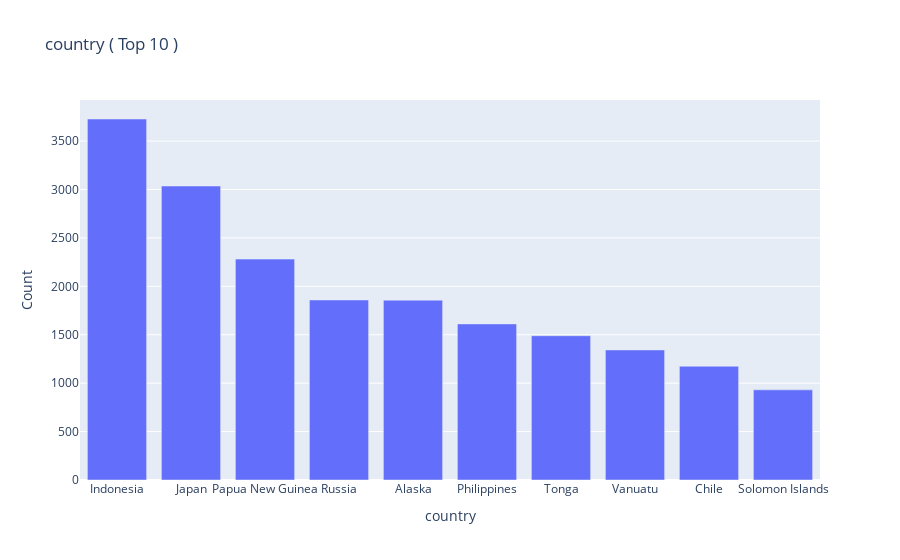

Here is the notebook cell this chart was saved with:
### Code cell
# country
top_10 = df['country'].value_counts().head(10)
top_10 = pd.DataFrame({'country': top_10.index, 'Count': top_10.values})
fig = px.bar(top_10, x='country', y='Count', title='country ( Top 10 )')
fig.show()

### Figure 1 — Plotly figure (JSON) as saved in the notebook; plotly's stock layout.template omitted (floating-point values rounded to 4 significant figures)
{"data": [{"alignmentgroup": "True", "hovertemplate": "country=%{x}<br>Count=%{y}<extra></extra>", "legendgroup": "", "marker": {"color": "#636efa", "pattern": {"shape": ""}}, "name": "", "offsetgroup": "", "orientation": "v", "showlegend": false, "textposition": "auto", "type": "bar", "x": ["Indonesia", "Japan", "Papua New Guinea", "Russia", "Alaska", "Philippines", "Tonga", "Vanuatu", "Chile", "Solomon Islands"], "xaxis": "x", "y": [3728, 3036, 2281, 1859, 1857, 1612, 1490, 1343, 1175, 931], "yaxis": "y"}], "layout": {"barmode": "relative", "legend": {"tracegroupgap": 0}, "title": {"text": "country ( Top 10 )"}, "xaxis": {"anchor": "y", "domain": [0, 1], "title": {"text": "country"}}, "yaxis": {"anchor": "x", "domain": [0, 1], "title": {"text": "Count"}}}}
